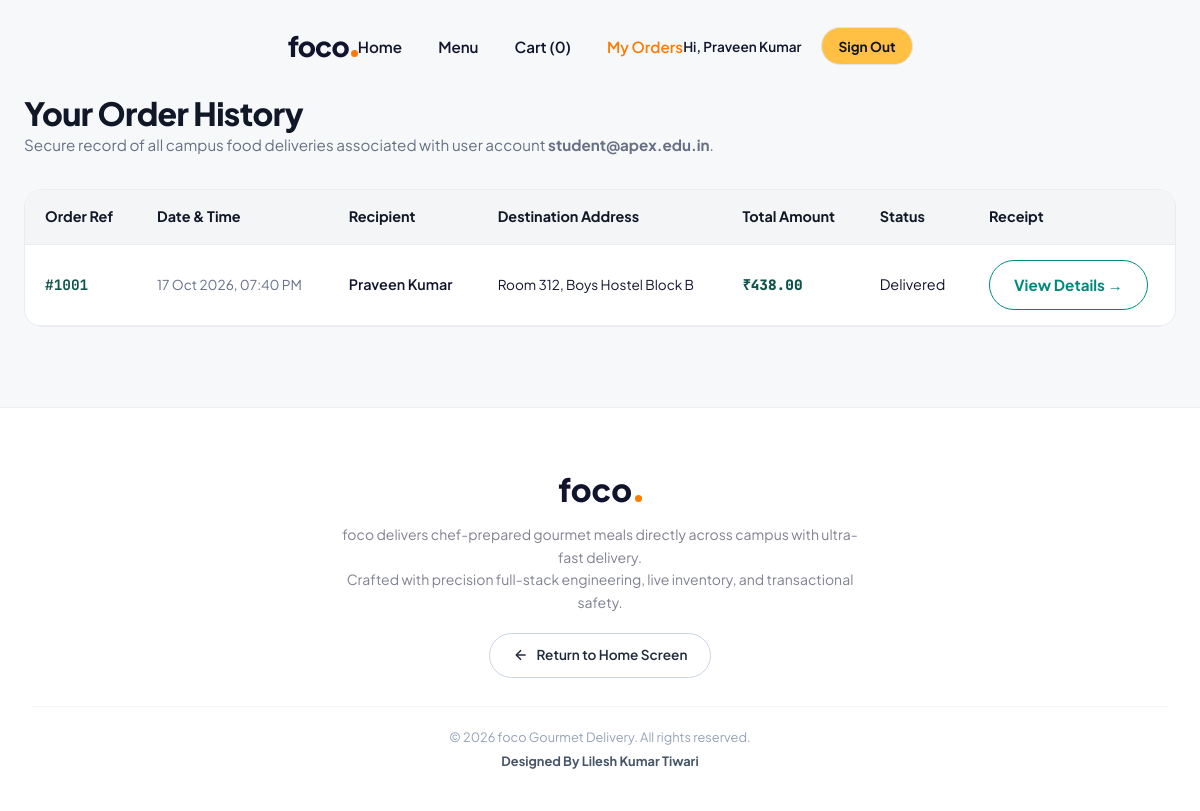
Screenshot of /experiment-6/order-history.php (signed in) with the database file from the repository.
### tables this page shows
CREATE TABLE `orders` (
    `order_id` INT AUTO_INCREMENT PRIMARY KEY,
    `user_id` INT NOT NULL,
    `order_date` DATETIME NOT NULL DEFAULT CURRENT_TIMESTAMP,
    `total_amount` DECIMAL(10,2) NOT NULL,
    `delivery_name` VARCHAR(150) NOT NULL,
    `delivery_mobile` VARCHAR(20) NOT NULL,
    `delivery_address` TEXT NOT NULL,
    `order_status` ENUM('Pending', 'Confirmed', 'Preparing', 'Out for Delivery', 'Delivered', 'Cancelled') NOT NULL DEFAULT 'Pending',
    FOREIGN KEY (`user_id`) REFERENCES `users`(`user_id`) ON DELETE CASCADE
);

### experiment-6/db.php (called while the page is built, shortened)
<?php
function getCartCount() {
    if (empty($_SESSION['cart']) || !is_array($_SESSION['cart'])) {
        return 0;
    }
    return array_sum($_SESSION['cart']);
}

### experiment-6/order-history.php (the view, shortened to what this page needs)
<?php
require_once __DIR__ . '/db.php';
$pdo = getFoodDbConnection();
$userId = (int)$_SESSION['user_id'];
$stmt = $pdo->prepare('
    SELECT * FROM orders
    WHERE user_id = :uid
    ORDER BY order_id DESC
');
$stmt->execute([':uid' => $userId]);
$orders = $stmt->fetchAll();
?>
<!DOCTYPE html>
<html lang="en">
<head>
  <link rel="stylesheet" href="../assets/css/design-system.css">
  <link rel="stylesheet" href="style.css">
</head>
<body class="foco-theme">
  <header class="foco-navbar" style="max-width: 1320px; margin: 0 auto; padding: 1.5rem 2rem;">
    <a href="index.php" class="foco-brand">
      <span>foco</span>
      <span class="foco-brand-dot"></span>
    </a>
    <nav aria-label="Foco Navigation">
      <ul class="foco-nav-links">
        <li><a href="index.php" class="foco-nav-link">Home</a></li>
        <li><a href="index.php#menuSection" class="foco-nav-link">Menu</a></li>
        <li><a href="cart.php" class="foco-nav-link">Cart (<?= getCartCount() ?>)</a></li>
        <li><a href="order-history.php" class="foco-nav-link active">My Orders</a></li>
      </ul>
    </nav>
    <div class="foco-user-actions">
      <span style="font-size: 0.85rem; color: #11142D; font-weight: 600;">Hi, <?= htmlspecialchars($_SESSION['user_name']) ?></span>
      <a href="logout.php" class="btn-foco-login" style="border: 1px solid var(--foco-border); padding: 0.45rem 1rem;">Sign Out</a>
    </div>
  </header>
  <main class="container" style="padding-bottom: 5rem;">
    <div style="margin-bottom: 2rem;">
      <h1 style="font-size: 2rem; font-weight: 800;">Your Order History</h1>
      <p style="color: var(--text-muted); font-size: 0.95rem;">
        Secure record of all campus food deliveries associated with user account <strong><?= htmlspecialchars($_SESSION['user_email']) ?></strong>.
      </p>
    </div>
    <?php if (empty($orders)): ?>
      <div class="card" style="text-align: center; padding: 4rem 1.5rem;">
        <svg width="56" height="56" viewBox="0 0 24 24" fill="none" stroke="#94A3B8" stroke-width="1.5" style="margin: 0 auto 1rem;">
          <path d="M14 2H6a2 2 0 0 0-2 2v16a2 2 0 0 0 2 2h12a2 2 0 0 0 2-2V8z"/>
          <polyline points="14 2 14 8 20 8"/>
          <line x1="16" y1="13" x2="8" y2="13"/>
          <line x1="16" y1="17" x2="8" y2="17"/>
        </svg>
        <h3 style="font-size: 1.35rem; margin-bottom: 0.5rem;">No Previous Orders Found</h3>
        <p style="color: var(--text-muted); margin-bottom: 1.5rem;">You haven't placed any food orders yet.</p>
        <a href="index.php" class="btn btn-primary">Browse Food Menu</a>
      </div>
    <?php else: ?>
      <div class="table-responsive">
        <table class="data-table">
          <thead>
            <tr>
              <th>Order Ref</th>
              <th>Date & Time</th>
              <th>Recipient</th>
              <th>Destination Address</th>
              <th>Total Amount</th>
              <th>Status</th>
              <th>Receipt</th>
            </tr>
          </thead>
          <tbody>
            <?php foreach ($orders as $ord): ?>
              <tr>
                <td style="font-family: var(--font-mono); font-weight: 700; color: var(--primary);">
                  #<?= htmlspecialchars((string)$ord['order_id']) ?>
                </td>
                <td style="font-size: 0.85rem; color: var(--text-muted); white-space: nowrap;">
                  <?= htmlspecialchars(date('d M Y, h:i A', strtotime($ord['order_date']))) ?>
                </td>
                <td style="font-weight: 600;">
                  <?= htmlspecialchars($ord['delivery_name']) ?>
                </td>
                <td style="font-size: 0.85rem; max-width: 250px;">
                  <?= htmlspecialchars($ord['delivery_address']) ?>
                </td>
                <td style="font-family: var(--font-mono); font-weight: 800; color: var(--primary);">
                  ₹<?= number_format($ord['total_amount'], 2) ?>
                </td>
                <td>
                  <span class="status-badge <?= htmlspecialchars(str_replace(' ', '_', $ord['order_status'])) ?>">
                    <?= htmlspecialchars($ord['order_status']) ?>
                  </span>
                </td>
                <td>
                  <a href="order.php?id=<?= $ord['order_id'] ?>" class="btn btn-outline btn-sm">
                    View Details &rarr;
                  </a>
                </td>
              </tr>
            <?php endforeach; ?>
          </tbody>
        </table>
      </div>
    <?php endif; ?>
  </main>
  <footer class="foco-centered-footer">
    <div>
      <a href="index.php" class="foco-footer-logo">
        <span>foco</span>
        <span class="foco-brand-dot"></span>
      </a>
      <p class="foco-footer-desc">
        foco delivers chef-prepared gourmet meals directly across campus with ultra-fast delivery.<br>
        Crafted with precision full-stack engineering, live inventory, and transactional safety.
      </p>
      <div>
        <a href="../index.html" class="foco-footer-btn">
          <svg width="16" height="16" viewBox="0 0 24 24" fill="none" stroke="currentColor" stroke-width="2.2">
            <line x1="19" y1="12" x2="5" y2="12"></line>
            <polyline points="12 19 5 12 12 5"></polyline>
          </svg>
          <span>Return to Home Screen</span>
        </a>
      </div>
      <div class="foco-footer-copy">
        <div>&copy; 2026 foco Gourmet Delivery. All rights reserved.</div>
        <div style="margin-top: 0.25rem;" class="foco-designer-tag">Designed By Lilesh Kumar Tiwari</div>
      </div>
    </div>
  </footer>
</body>
</html>

### assets/css/design-system.css (style rules this page uses)
:root { --bg-app: #F8F9FA; --bg-surface: #FFFFFF; --bg-surface-soft: #F1F4F8; --bg-subtle: #F3F5F7; --bg-dark: #0D131F; --bg-dark-card: #151D2A; --text-main: #0E1726; --text-heading: #101828; --text-body: #475467; --text-muted: #667085; --text-light: #98A2B3; --primary: #0F534C; --primary-hover: #0A3C37; --primary-light: #E6F4F1; --primary-border: #B2DFD8; --accent-teal: #0D9488; --accent-cyan: #06B6D4; --accent-orange: #F97316; --accent-indigo: #4F46E5; --accent-amber: #F59E0B; --success: #12B76A; --success-bg: #ECFDF3; --success-border: #A6F4C5; --success-text: #027A48; --danger: #F04438; --danger-bg: #FEF3F2; --danger-border: #FECDCA; --danger-text: #B42318; --border-light: #EAECF0; --border-medium: #D0D5DD; --border-focus: #0D9488; --radius-xs: 4px; --radius-sm: 8px; --radius-md: 12px; --radius-lg: 18px; --radius-xl: 24px; --radius-2xl: 32px; --radius-full: 9999px; --shadow-xs: 0 1px 2px rgba(16, 24, 40, 0.05); --shadow-sm: 0 1px 3px rgba(16, 24, 40, 0.08), 0 1px 2px rgba(16, 24, 40, 0.04); --shadow-md: 0 4px 8px -2px rgba(16, 24, 40, 0.06), 0 2px 4px -2px rgba(16, 24, 40, 0.04); --shadow-lg: 0 12px 16px -4px rgba(16, 24, 40, 0.08), 0 4px 6px -2px rgba(16, 24, 40, 0.03); --shadow-xl: 0 20px 24px -4px rgba(16, 24, 40, 0.08), 0 8px 8px -4px rgba(16, 24, 40, 0.03); --font-serif: 'DM Serif Display', Georgia, serif; --font-sans: 'Plus Jakarta Sans', -apple-system, BlinkMacSystemFont, 'Segoe UI', Roboto, sans-serif; --font-mono: 'JetBrains Mono', monospace; --transition-fast: 150ms ease; --transition-normal: 250ms ease; --transition-smooth: 350ms cubic-bezier(0.16, 1, 0.3, 1); }
*, *::before, *::after { box-sizing: border-box; margin: 0; padding: 0; }
html { font-size: 16px; scroll-behavior: smooth; -webkit-font-smoothing: antialiased; }
body { font-family: var(--font-sans); background-color: var(--bg-app); color: var(--text-body); line-height: 1.6; min-height: 100vh; display: flex; flex-direction: column; }
a { color: inherit; text-decoration: none; transition: all var(--transition-fast); }
img, svg { display: block; max-width: 100%; }
.container { width: 100%; max-width: 1220px; margin: 0 auto; padding: 0 1.5rem; }
h1, h2, h3, h4, h5 { color: var(--text-heading); font-weight: 700; line-height: 1.25; letter-spacing: -0.02em; }
.btn { display: inline-flex; align-items: center; justify-content: center; gap: 0.5rem; font-size: 0.95rem; font-weight: 700; padding: 0.75rem 1.5rem; border-radius: var(--radius-full); cursor: pointer; border: 1px solid transparent; transition: all var(--transition-normal); text-decoration: none; }
.btn-outline { background: transparent; color: #00897B !important; border-color: #00897B; }
.table-responsive { width: 100%; overflow-x: auto; border-radius: var(--radius-lg); border: 1px solid var(--border-light); background: #FFFFFF; }
.data-table { width: 100%; border-collapse: collapse; text-align: left; font-size: 0.9rem; }
.data-table th { background: var(--bg-subtle); color: var(--text-heading); font-weight: 700; padding: 0.95rem 1.25rem; border-bottom: 1px solid var(--border-light); white-space: nowrap; }
.data-table td { padding: 0.95rem 1.25rem; border-bottom: 1px solid var(--border-light); }

### rows the page displays
orders: order_id "1001", order_date "17 Oct 2026, 07:40 PM", delivery_name "Praveen Kumar", delivery_address "Room 312, Boys Hostel Block B", total_amount "438.00", order_status "Delivered"

### other values shown
getCartCount() "0"
$_SESSION['user_name'] "Praveen Kumar"
$_SESSION['user_email'] "student@apex.edu.in"
